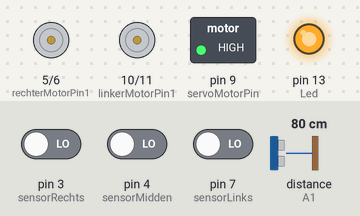
This sketch was run on a simulated Arduino Uno, built with avr-gcc and run on an emulated ATmega328P. Shown: motor-driver pin pairs drawn as motors (green arrow = first pin HIGH = forward, orange = second pin HIGH = backward, longer = more drive), switched loads named in the sketch (green lamp = pin HIGH), output pins drawn as LEDs (lit = HIGH). Wiring (inferred from the names in the program): ultrasonic range finder: trigger pin 8; echo A1. The test bench sets the inputs (shaded band); at power-on: pin 7 (sensorLinks) LOW, pin 4 (sensorMidden) LOW, distance to the obstacle (sensor on A1) 80 cm, pin 3 (sensorRechts) LOW. The echo pulse lasts 58.3 µs per cm; pins used as bus, display or sensor lines are not drawn; what the sketch prints to the serial monitor is not drawn.

Above: at 2.2 s.
2.3 s: pin 7 (sensorLinks) driven HIGH
5.2 s: pin 4 (sensorMidden) driven HIGH
At 5.9 s:
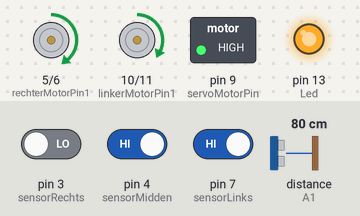
8.1 s: pin 4 (sensorMidden) driven LOW
At 9.5 s:
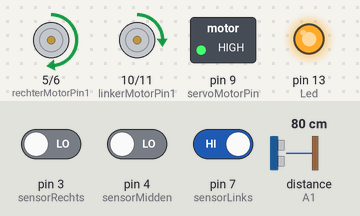
14.9 s: pin 7 (sensorLinks) driven LOW
At 18.1 s:
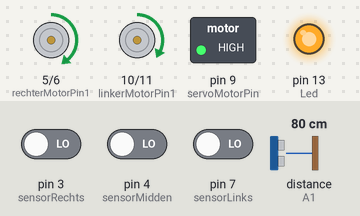
18.6 s: distance to the obstacle (sensor on A1) set to 12 cm
21.5 s: distance to the obstacle (sensor on A1) set to 9 cm
At 24.5 s:
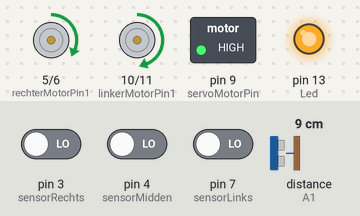
Timing chart, 0 to 26.0 s (numbered marks = the images above; inputs shaded):
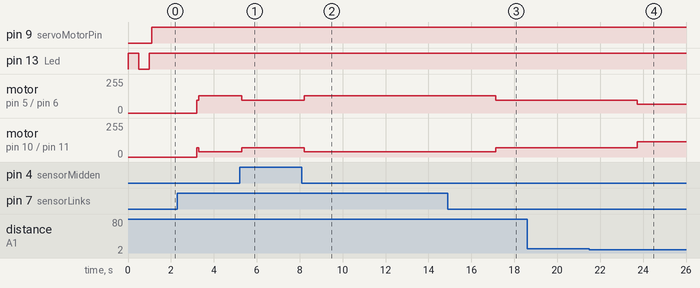

Measured:
- the behaviour switches between 11 and 10 cm on distance to the obstacle (sensor on A1) (found by bisection; images 3 and 4)
- after the input at 5.2 s, motor on pin 5 (rechterMotorPin1) / pin 6 (rechterMotorPin2): forward 130/255 → forward 95/255 after 0.11 s; motor on pin 10 (linkerMotorPin1) / pin 11 (linkerMotorPin2): forward 40/255 → forward 70/255 after 0.11 s
- after the input at 8.1 s, motor on pin 5 (rechterMotorPin1) / pin 6 (rechterMotorPin2): forward 95/255 → forward 130/255 after 0.11 s; motor on pin 10 (linkerMotorPin1) / pin 11 (linkerMotorPin2): forward 70/255 → forward 40/255 after 0.11 s
- after the input at 14.9 s, motor on pin 5 (rechterMotorPin1) / pin 6 (rechterMotorPin2): forward 130/255 → forward 95/255 after 2.2 s; motor on pin 10 (linkerMotorPin1) / pin 11 (linkerMotorPin2): forward 40/255 → forward 70/255 after 2.2 s
- after the input at 21.5 s, motor on pin 5 (rechterMotorPin1) / pin 6 (rechterMotorPin2): forward 95/255 → forward 65/255 after 2.2 s; motor on pin 10 (linkerMotorPin1) / pin 11 (linkerMotorPin2): forward 70/255 → forward 115/255 after 2.2 s

The sketch:

zwarteLijnVolgen.ino
```cpp
int rechterMotorPin1 = 5;
int rechterMotorPin2 = 6;
int linkerMotorPin1 = 10;
int linkerMotorPin2 = 11;
int led = 13;
int snelheidLinks;
int snelheidRechts;
int sensorLinks = 7;
int sensorMidden = 4;
int sensorRechts = 3;
int servoMotorPin = 9;
//waarde van de lichtsensor
int sensorWaardeLinks;
int sensorWaardeMidden;
int sensorWaardeRechts;

//const int standR=125;
//const int standL=100;
const int standR=95;
const int standL=70;

void setup() {
  pinMode(5,OUTPUT); //Linkermotor pin 1
  pinMode(6,OUTPUT); //Linkermotor pin 2
  pinMode(10,OUTPUT); //Rechtermotor pin 1
  pinMode(11,OUTPUT); //Rechtermotor pin 2
  pinMode(13,OUTPUT); //Led
  pinMode (A1,OUTPUT); //ultrasone (echo)
  Serial.begin(9600);
  //We laten de led 1 seconden flikkeren, om het begin van de baan aan te duiden.
  digitalWrite(13,HIGH);
  delay(500);
  digitalWrite(13,LOW);
  delay(500);
  digitalWrite(13,HIGH);
}

void loop() {
//    motorAandrijven();
    sensorWaardeLinks = digitalRead(sensorLinks);
//    Serial.println(digitalRead(sensorLinks));
    sensorWaardeMidden = digitalRead(sensorMidden);
//    Serial.println(digitalRead(sensorMidden));
    sensorWaardeRechts = digitalRead(sensorRechts);
//    Serial.println(digitalRead(sensorRechts));
//    Serial.print("sensor links = " );
//    Serial.println(sensorWaardeLinks);
//    Serial.print("\t sensor midden = ");
//    Serial.println(sensorWaardeMidden);
//    Serial.print("\t sensor rechts = ");
//    Serial.println(sensorWaardeRechts);
    delay(100);


    if(sensorWaardeMidden==1)
    {
      linkerMotor(standL);
      rechterMotor(standR);
      Serial.print("Sensor midden zwart" );
    }
    //Hier zien de middelste sensor en de sensor links ervan de zwarte lijn. Bijgevolg moet de rechtermotor sneller draaien, om terug op de lijn te komen.
    else if((sensorWaardeMidden==1)&&(sensorWaardeLinks==1))
    {
      rechterMotor(standR+10);
      linkerMotor(standL-10);
        Serial.print("Sensor midden en links zwart" );
    }
    //Hier zien de middelste sensor en de sensor rechts ervan de zwarte lijn. Bijgevolg moet de linkermotor sneller draaien, om terug op de lijn te komen.
    else if((sensorWaardeMidden==1)&&(sensorWaardeRechts==1))
    {
      rechterMotor(standR-10);
      linkerMotor(standL+10);
        Serial.print("Sensor midden en rechts zwart" );
    }
     //Hier ziet de sensor links van de middelste senor de zwarte lijn. Bijgevolg moet de rechtermotor sneller draaien, om terug op de lijn te komen.
    else if(sensorWaardeLinks==1)
    {
      linkerMotor(standL-30);
      rechterMotor(standR+35);
        Serial.print("Sensorlinks zwart" );
    }
    //Hier ziet de sensor rechts van de middelste senor de zwarte lijn. Bijgevolg moet de linkermotor sneller draaien, om terug op de lijn te komen.
    else if(sensorWaardeRechts==1)
    {
      linkerMotor(standL+35);
      rechterMotor(standR-30);
        Serial.print("Sensor rechts zwart" );
    }
    else if((sensorWaardeRechts==0)&&(sensorWaardeMidden==0)&&(sensorWaardeLinks==0))
    {
      ObstakelDetecteren();
      Serial.println("obstakel detecteren");
    }
}

void motorAandrijven(){
    linkerMotor(100);
    rechterMotor(125);
}

void linkerMotor(int snelheidLinks)
{
  digitalWrite(linkerMotorPin2, LOW);
  analogWrite(linkerMotorPin1, snelheidLinks);
}
void rechterMotor(int snelheidRechts)
{
    digitalWrite(rechterMotorPin2, LOW);
    analogWrite(rechterMotorPin1, snelheidRechts);
}

void ObstakelDetecteren()
{

       ServoMotor(-20);
    delay(200);
  ServoMotor(-40);
  delay(200);
  ServoMotor(-60);
  delay(200);
  ServoMotor(-80);
  delay(200);
  ServoMotor(-100);
  delay(200);
  ServoMotor(-120);
  delay(200);

  ServoMotor(-100);
  delay(200);
  ServoMotor(-80);
  delay(200);
  ServoMotor(-60);
  delay(200);
  ServoMotor(-40);
  delay(200);

  digitalWrite(A1, HIGH);
  // establish variables for duration of the ping,
  // and the distance result in inches and centimeters:
  long duration, inches, cm;

  // The PING))) is triggered by a HIGH pulse of 2 or more microseconds.
  // Give a short LOW pulse beforehand to ensure a clean HIGH pulse:
  pinMode(8, OUTPUT);// attach pin 3 to Trig
  digitalWrite(8, LOW);
  delayMicroseconds(2);
  digitalWrite(8, HIGH);
  delayMicroseconds(5);
  digitalWrite(8, LOW);

  // The same pin is used to read the signal from the PING))): a HIGH
  // pulse whose duration is the time (in microseconds) from the sending
  // of the ping to the reception of its echo off of an object.
  pinMode (A1, INPUT);//attach pin 4 to Echo
  duration = pulseIn(A1, HIGH);

  // convert the time into a distance
  inches = microsecondsToInches(duration);
  cm = microsecondsToCentimeters(duration);

//  Serial.print(inches);
//  Serial.print("in, ");
//  Serial.print(cm);
//  Serial.print("cm");
//  Serial.println();

  delay(100);

  if(cm < 10 )
  {
     Serial.println("de afstand is kleiner dan 10cm");
     Serial.println(cm);
     linkerMotor(standL+45);
     rechterMotor(standR-30);


  }
  else
  {
    linkerMotor(standL);
    rechterMotor(standR);
    Serial.println("rechtdoor");
  }
}

long microsecondsToInches(long microseconds)
{
  return microseconds / 74 / 2;
}

long microsecondsToCentimeters(long microseconds)
{
  return microseconds / 29 / 2;
}


void ServoMotor(int hoek)
{
  digitalWrite(servoMotorPin, LOW);
  analogWrite(servoMotorPin,hoek);
}
```
